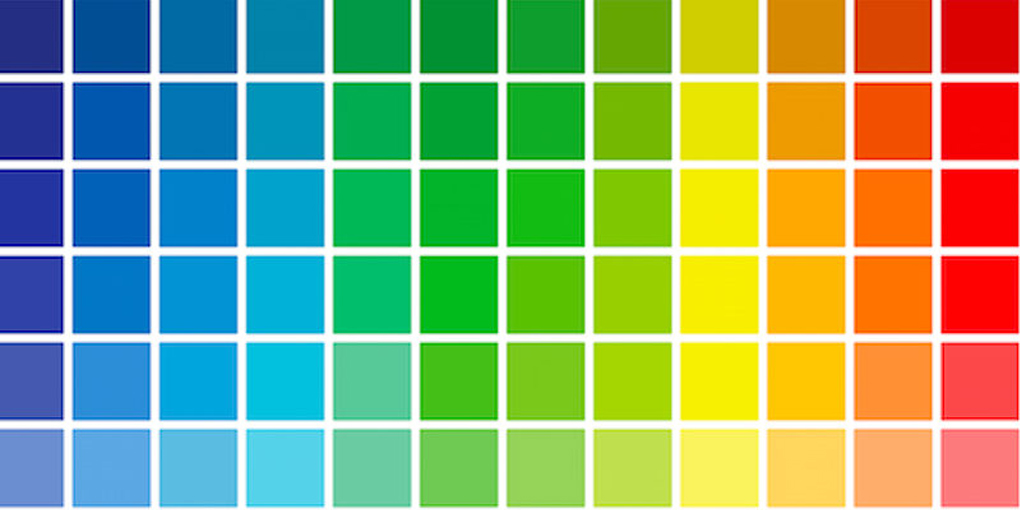
#> input picture Resources/color_grid.jpg, 1020 x 510 px
$ python 10_color_filtering.py
#> lines starting #> are read from the running program, lines starting #| are printed output that depends on the picture; after the words box and inside, x2 and y2 are one past the last pixel; in counts of white or black regions, pixels touching at a corner belong together
import cv2
import numpy as np


def nothing(x):
    pass


cv2.namedWindow('Tracking')
cv2.createTrackbar('LH', 'Tracking', 0, 255, nothing)
#> slider 'LH' is set to 51
cv2.createTrackbar('LS', 'Tracking', 0, 255, nothing)
#> slider 'LS' is set to 51
cv2.createTrackbar('LV', 'Tracking', 0, 255, nothing)
#> slider 'LV' is set to 51
cv2.createTrackbar('UH', 'Tracking', 255, 255, nothing)
cv2.createTrackbar('US', 'Tracking', 255, 255, nothing)
cv2.createTrackbar('UV', 'Tracking', 255, 255, nothing)

while True:
    frame = cv2.imread('Resources/color_grid.jpg')
#> frame is the input picture: shape (510, 1020, 3); mean B, G, R 116, 168.6, 138.6

    hsv = cv2.cvtColor(frame, cv2.COLOR_BGR2HSV)
#> hsv: shape (510, 1020, 3); mean H, S, V 60.9, 185.5, 215.5

    l_h = cv2.getTrackbarPos('LH', 'Tracking')
    l_s = cv2.getTrackbarPos('LS', 'Tracking')
    l_v = cv2.getTrackbarPos('LV', 'Tracking')

    u_h = cv2.getTrackbarPos('UH', 'Tracking')
    u_s = cv2.getTrackbarPos('UH', 'Tracking')
    u_v = cv2.getTrackbarPos('UH', 'Tracking')

    l_b = np.array([l_h, l_s, l_v])
    u_b = np.array([u_h, u_s, u_v])

    mask = cv2.inRange(hsv, l_b, u_b)
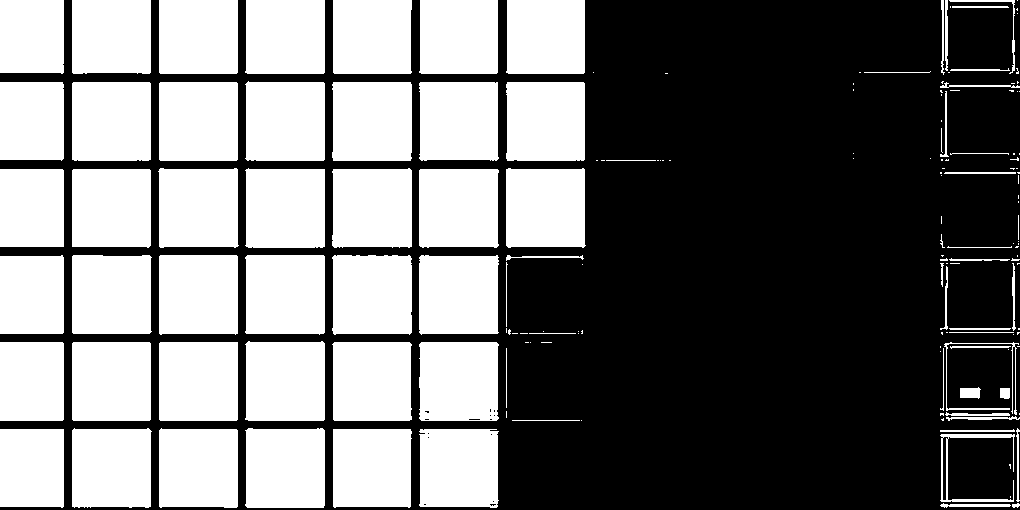
#> mask: shape (510, 1020); 45.6% white; 161 white regions (84 under 20 px), largest, box (x1, y1, x2, y2) and area: (245, 428, 325, 508) 6249, (332, 82, 412, 161) 6243, (245, 255, 325, 335) 6243

    res = cv2.bitwise_and(frame, frame, mask=mask)
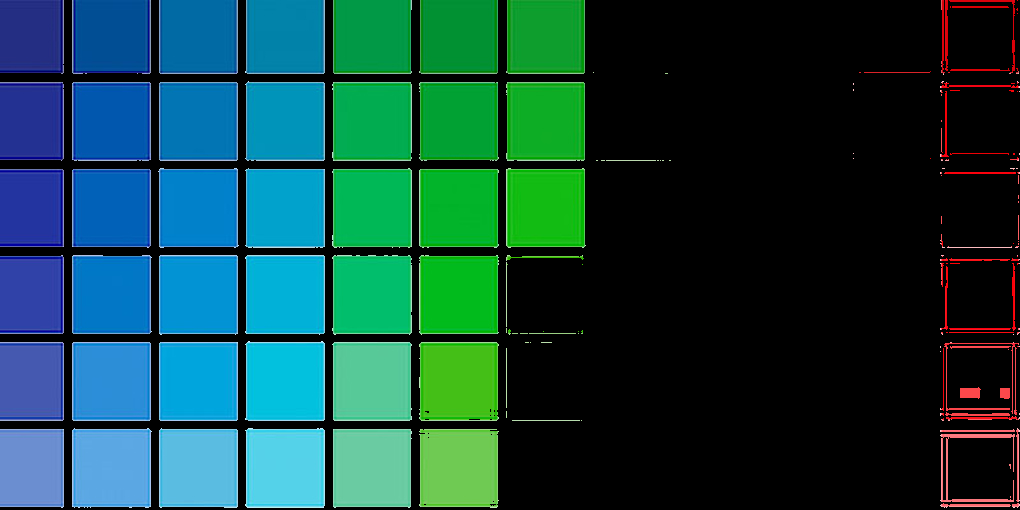
#> res: shape (510, 1020, 3); mean B, G, R 65.3, 67.3, 17

    cv2.imshow('Frame', frame)
    cv2.imshow('Mask', mask)
    cv2.imshow('Result', res)

    key = cv2.waitKey(1)
#> (key Esc is pressed here)
    if key == 27:
        break

cv2.destroyAllWindows()

$ run again, with Resources/HappyFish.jpg copied over Resources/color_grid.jpg
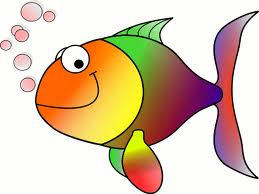
#> input picture Resources/HappyFish.jpg, 259 x 194 px
#> frame is the input picture: shape (194, 259, 3); mean B, G, R 170.8, 196.4, 219.3
#> hsv: shape (194, 259, 3); mean H, S, V 49.3, 77.9, 224
#> `mask = cv2.inRange(hsv, l_b, u_b)`:
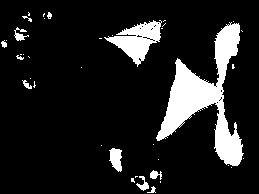
#> mask: shape (194, 259); 12.4% white; 39 white regions (27 under 20 px), largest, box (x1, y1, x2, y2) and area: (156, 22, 244, 166) 4313, (104, 20, 162, 67) 1200, (109, 148, 122, 172) 221
#> `res = cv2.bitwise_and(frame, frame, mask=mask)`:
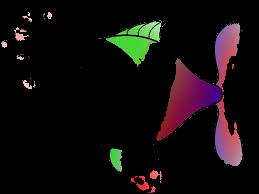
#> res: shape (194, 259, 3); mean B, G, R 12, 11.6, 16.8
